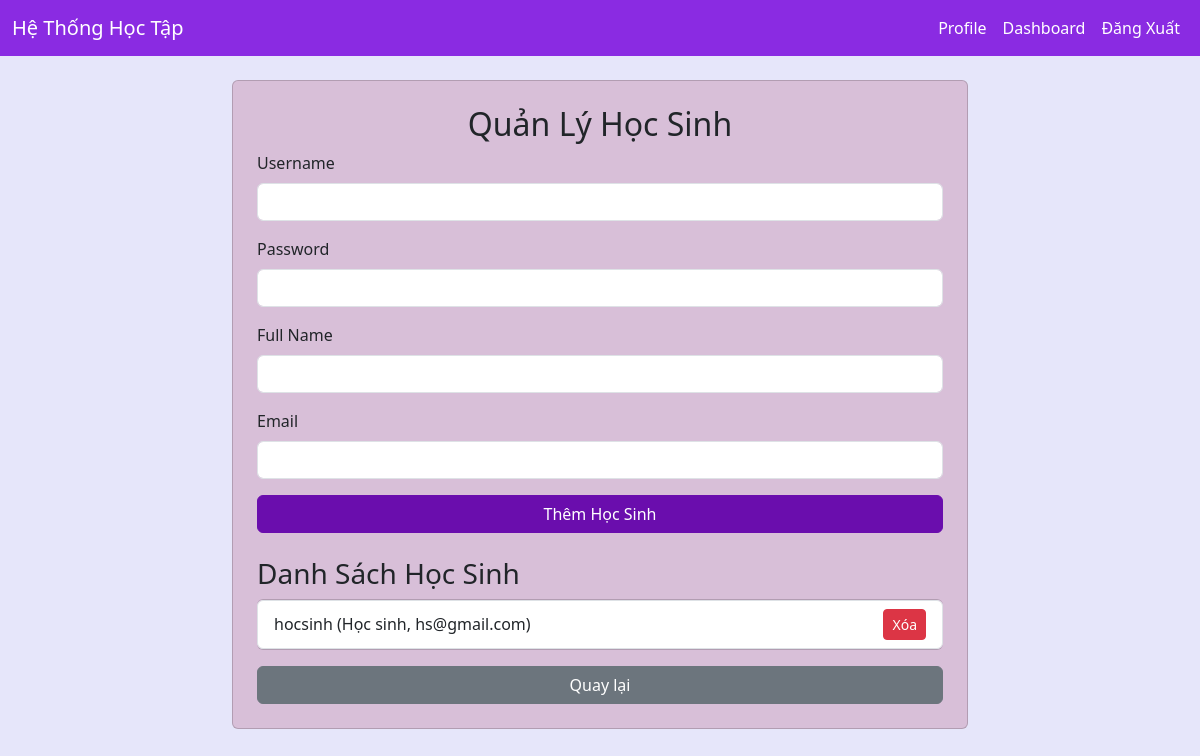
Page /admin/manage_students (signed in) on the committed database.
### models.py (models this page shows)
class Student(db.Model):
    __tablename__ = 'student'  # Thêm tên bảng để tránh xung đột
    id = db.Column(db.Integer, primary_key=True)
    username = db.Column(db.String(80), unique=True, nullable=False)
    password = db.Column(db.String(120), nullable=False)
    full_name = db.Column(db.String(100))
    email = db.Column(db.String(120), unique=True)

### admin/routes.py (the view, shortened to what this page needs)
@admin_bp.route('/manage_students', methods=['GET', 'POST', 'DELETE'])
def manage_students():
    if session.get('role') != 'admin':
        flash('Bạn không có quyền truy cập!', 'danger')
        return redirect(url_for('auth.login'))
    students = Student.query.all()
    return render_template('manage_students.html', students=students)

### templates/manage_students.html (shortened to what this page needs)
{% extends "base.html" %}
{% block content %}
<div class="row justify-content-center">
    <div class="col-md-8">
        <div class="card p-4">
            <h2 class="text-center">Quản Lý Học Sinh</h2>
            <form method="POST">
                <div class="mb-3">
                    <label class="form-label">Username</label>
                    <input type="text" name="username" class="form-control" required>
                </div>
                <div class="mb-3">
                    <label class="form-label">Password</label>
                    <input type="password" name="password" class="form-control" required>
                </div>
                <div class="mb-3">
                    <label class="form-label">Full Name</label>
                    <input type="text" name="full_name" class="form-control">
                </div>
                <div class="mb-3">
                    <label class="form-label">Email</label>
                    <input type="email" name="email" class="form-control">
                </div>
                <button type="submit" class="btn btn-primary w-100">Thêm Học Sinh</button>
            </form>
            <h3 class="mt-4">Danh Sách Học Sinh</h3>
            <ul class="list-group">
            {% for student in students %}
                <li class="list-group-item d-flex justify-content-between align-items-center">
                    {{ student.username }} ({{ student.full_name or 'Chưa có tên' }}, {{ student.email or 'Chưa có email' }})
                    <form method="DELETE" style="display:inline;">
                        <button type="submit" class="btn btn-danger btn-sm">Xóa</button>
                    </form>
                </li>
            {% endfor %}
            </ul>
            <a href="{{ url_for('admin.dashboard') }}" class="btn btn-secondary mt-3">Quay lại</a>
        </div>
    </div>
</div>
{% endblock %}

### templates/base.html (style rules this page uses)
body { background-color: #e6e6fa; color: #4b0082; }
.btn-primary { background-color: #6a0dad; border-color: #6a0dad; }
.card { background-color: #d8bfd8; }

### rows in the picture
Student: username "hocsinh", full_name "Học sinh", email "hs@gmail.com"
